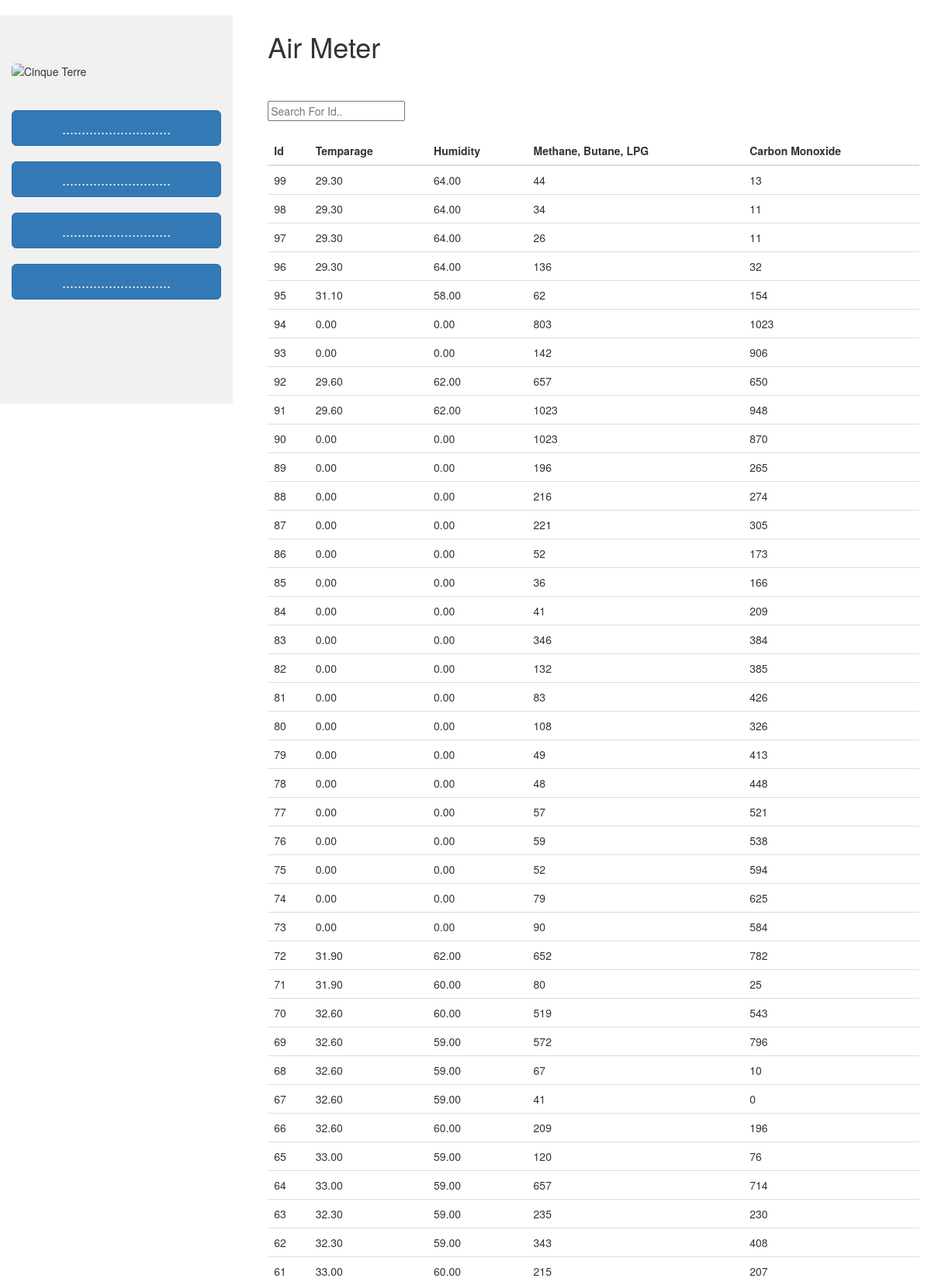
The page /airmoniter-interface.php (upper part) on the database its author committed.
### tables this page shows
CREATE TABLE `airmoniter` (
  `id` int(255) NOT NULL,
  `Value_1` varchar(255) NOT NULL,
  `Value_2` varchar(255) NOT NULL,
  `Value_3` int(255) NOT NULL,
  `Value_4` int(255) NOT NULL
);

### airmoniter-interface.php (the view, shortened to what this page needs)
<?php
    $dbhost = 'localhost';
    $dbuser = 'root';
    $dbpass = '';
    $dbname = '  ';
  $user_table = '';
  $conn = mysqli_connect($dbhost,$dbuser,$dbpass,$dbname);
  $query = "SELECT * FROM airmoniter ORDER BY id DESC;";
  $users = mysqli_query($conn, $query);
  while ($user = mysqli_fetch_assoc($users)) {
    $user_table .= "<tr>";
    $user_table .= "<td>{$user['id']}</td>";
    $user_table .= "<td>{$user['Value_1']}</td>";
    $user_table .= "<td>{$user['Value_2']}</td>";
    $user_table .= "<td>{$user['Value_3']}</td>";
    $user_table .= "<td>{$user['Value_4']}</td>";
    $user_table .= "</tr>";
  }
 ?>
<!DOCTYPE html>
<html lang="en">
<head>
    <link rel="stylesheet" type="text/css" href="css/mui.css">
     <link rel="stylesheet" href="https://maxcdn.bootstrapcdn.com/bootstrap/3.4.1/css/bootstrap.min.css">
</head>
<body>
   <br>
    <div class="container-fluid">
    <div class="row content">
    <div class="col-sm-3 sidenav hidden-xs">
     <br><br><br>
     <div class="f3">
     <img src="icon/icons8_user_male_104px.png" class="img-rounded" alt="Cinque Terre" width="100" height="100">
     </div>
     <br>
     <br>
      <input type="submit" name="b2" class="btn btn-primary btn-lg btn-block" value="............................">
     <br>
     <input type="submit" name="b2" class="btn btn-primary btn-lg btn-block" value="............................">
     <br>
     <input type="submit" name="b2" class="btn btn-primary btn-lg btn-block" value="............................">
     <br>
     <input type="submit" name="b2" class="btn btn-primary btn-lg btn-block" value="............................">
     <br>
     </div>
      <div class="col-sm-9">
      <div class="f4">
          <h1>Air Meter</h1>
          <br><br>
          <input type="text" id="myInput_id" onkeyup="myFunction_id()" placeholder="Search For Id.." title="Type In a Id">
          <br><br>
            <table class="table table-striped" id="myTable">
  <thead>
    <tr>
        <th>Id</th>
        <th>Temparage</th>
        <th>Humidity</th>
        <th>Methane, Butane, LPG</th>
        <th>Carbon Monoxide</th>
      </tr>
      <?php echo $user_table;?>
</table>
</div>
<br><br>
</div></div>
</div>
</body>
</html>

### css/mui.css (style rules this page uses)
.f4 { margin-left:0.8cm; }
.row.content { height: 500px }
.sidenav { background-color: #f1f1f1; height: 100%; }

### rows shown on the page
airmoniter: id "99", Value_1 "29.30", Value_2 "64.00", Value_3 "44", Value_4 "13"
airmoniter: id "98", Value_1 "29.30", Value_2 "64.00", Value_3 "34", Value_4 "11"
airmoniter: id "97", Value_1 "29.30", Value_2 "64.00", Value_3 "26", Value_4 "11"
airmoniter: id "96", Value_1 "29.30", Value_2 "64.00", Value_3 "136", Value_4 "32"
airmoniter: id "95", Value_1 "31.10", Value_2 "58.00", Value_3 "62", Value_4 "154"
airmoniter: id "94", Value_1 "0.00", Value_2 "0.00", Value_3 "803", Value_4 "1023"
airmoniter: id "93", Value_1 "0.00", Value_2 "0.00", Value_3 "142", Value_4 "906"
airmoniter: id "92", Value_1 "29.60", Value_2 "62.00", Value_3 "657", Value_4 "650"
airmoniter: id "91", Value_1 "29.60", Value_2 "62.00", Value_3 "1023", Value_4 "948"
airmoniter: id "90", Value_1 "0.00", Value_2 "0.00", Value_3 "1023", Value_4 "870"
airmoniter: id "89", Value_1 "0.00", Value_2 "0.00", Value_3 "196", Value_4 "265"
airmoniter: id "88", Value_1 "0.00", Value_2 "0.00", Value_3 "216", Value_4 "274"
airmoniter: id "87", Value_1 "0.00", Value_2 "0.00", Value_3 "221", Value_4 "305"
airmoniter: id "86", Value_1 "0.00", Value_2 "0.00", Value_3 "52", Value_4 "173"
airmoniter: id "85", Value_1 "0.00", Value_2 "0.00", Value_3 "36", Value_4 "166"
airmoniter: id "84", Value_1 "0.00", Value_2 "0.00", Value_3 "41", Value_4 "209"
airmoniter: id "83", Value_1 "0.00", Value_2 "0.00", Value_3 "346", Value_4 "384"
airmoniter: id "82", Value_1 "0.00", Value_2 "0.00", Value_3 "132", Value_4 "385"
airmoniter: id "81", Value_1 "0.00", Value_2 "0.00", Value_3 "83", Value_4 "426"
airmoniter: id "80", Value_1 "0.00", Value_2 "0.00", Value_3 "108", Value_4 "326"
airmoniter: id "79", Value_1 "0.00", Value_2 "0.00", Value_3 "49", Value_4 "413"
airmoniter: id "78", Value_1 "0.00", Value_2 "0.00", Value_3 "48", Value_4 "448"
airmoniter: id "77", Value_1 "0.00", Value_2 "0.00", Value_3 "57", Value_4 "521"
airmoniter: id "76", Value_1 "0.00", Value_2 "0.00", Value_3 "59", Value_4 "538"
airmoniter: id "75", Value_1 "0.00", Value_2 "0.00", Value_3 "52", Value_4 "594"
airmoniter: id "74", Value_1 "0.00", Value_2 "0.00", Value_3 "79", Value_4 "625"
airmoniter: id "73", Value_1 "0.00", Value_2 "0.00", Value_3 "90", Value_4 "584"
airmoniter: id "72", Value_1 "31.90", Value_2 "62.00", Value_3 "652", Value_4 "782"
airmoniter: id "71", Value_1 "31.90", Value_2 "60.00", Value_3 "80", Value_4 "25"
airmoniter: id "70", Value_1 "32.60", Value_2 "60.00", Value_3 "519", Value_4 "543"
airmoniter: id "69", Value_1 "32.60", Value_2 "59.00", Value_3 "572", Value_4 "796"
airmoniter: id "68", Value_1 "32.60", Value_2 "59.00", Value_3 "67", Value_4 "10"
airmoniter: id "67", Value_1 "32.60", Value_2 "59.00", Value_3 "41", Value_4 "0"
airmoniter: id "66", Value_1 "32.60", Value_2 "60.00", Value_3 "209", Value_4 "196"
airmoniter: id "65", Value_1 "33.00", Value_2 "59.00", Value_3 "120", Value_4 "76"
airmoniter: id "64", Value_1 "33.00", Value_2 "59.00", Value_3 "657", Value_4 "714"
airmoniter: id "63", Value_1 "32.30", Value_2 "59.00", Value_3 "235", Value_4 "230"
airmoniter: id "62", Value_1 "32.30", Value_2 "59.00", Value_3 "343", Value_4 "408"
airmoniter: id "61", Value_1 "33.00", Value_2 "60.00", Value_3 "215", Value_4 "207"
